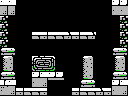

Below is a game level as drawn by its tile map, then a one-line description and the .tmx file that defines it, in full:
An orthogonal 16x12 tile map with 8x8 px tiles, 1 tile layer (Tile Layer 1) and 7 objects (4x pushable-block, item, breakable-right, breakable-left).

<map version="1.0" orientation="orthogonal" renderorder="right-down" width="16" height="12" tilewidth="8" tileheight="8" nextobjectid="8">
 <properties>
  <property name="down" value="hole" />
  <property name="up" value="hole" />
 </properties>
 <tileset firstgid="1" name="tiles" tilewidth="8" tileheight="8" tilecount="256" columns="16">
  <image source="tiles.png" width="128" height="128" />
 </tileset>
 <layer name="Tile Layer 1" width="16" height="12">
  <data encoding="csv">
156,156,1,1,1,1,1,1,1,1,1,1,1,1,247,247,
152,152,1,1,1,1,1,1,1,1,1,1,1,1,153,153,
248,1,1,1,1,1,1,1,1,1,1,1,1,1,1,248,
248,1,1,1,1,1,1,1,1,1,1,1,1,1,1,248,
248,1,1,1,144,254,144,144,143,254,144,143,1,1,1,248,
248,1,1,1,1,1,1,1,1,1,1,1,1,1,1,248,
244,245,1,1,1,1,1,1,1,1,1,1,1,1,244,245,
196,197,1,1,186,187,188,1,1,1,196,197,1,1,196,197,
228,229,1,1,183,184,185,1,1,1,212,213,1,1,228,229,
244,245,1,1,247,156,247,247,1,1,228,229,1,1,244,245,
151,156,1,1,153,152,1,1,1,1,244,245,1,1,247,156,
153,152,254,144,144,254,1,1,1,254,144,144,143,254,153,152
</data>
 </layer>
 <objectgroup name="objects">
  <object id="1" type="item" x="56" y="16" width="16" height="16" />
  <object id="2" type="breakable-right" x="112" y="56" width="16" height="24" />
  <object id="3" type="breakable-left" x="0" y="56" width="16" height="24" />
  <object id="4" type="pushable-block" x="40" y="16" width="16" height="16" />
  <object id="5" type="pushable-block" x="72" y="16" width="16" height="16" />
  <object id="6" type="pushable-block" x="80" y="40" width="16" height="16" />
  <object id="7" type="pushable-block" x="32" y="40" width="16" height="16" />
 </objectgroup>
</map>
